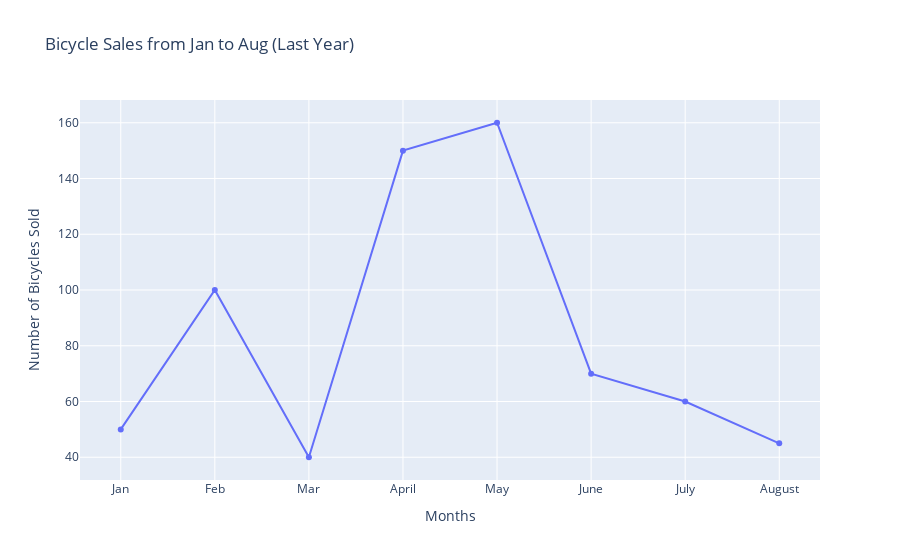

The code cell stored with this chart in its notebook:
### Code cell
# Line Chart – Bicycle Sales Jan–Aug (Adds dots on each data point


# step 1: Create array for bicycle sold.
numberOfBicyclesSold_array= [50,100,40,150,160,70,60,45]

# Ste 2: Create array for months.
months_array=["Jan","Feb","Mar","April","May","June","July","August"]

#  Step 3: Create Line chart.
fig= px.line(
    x=months_array,
    y=numberOfBicyclesSold_array,
    title="Bicycle Sales from Jan to Aug (Last Year)",
    labels={ "x": "Months", "y": "Number of Bicycles Sold"},
    markers=True
        
    
)
fig.show()

### Figure 1 — Plotly figure (JSON) as saved in the notebook; plotly's stock layout.template omitted (floating-point values rounded to 4 significant figures)
{"data": [{"hovertemplate": "Months=%{x}<br>Number of Bicycles Sold=%{y}<extra></extra>", "legendgroup": "", "line": {"color": "#636efa", "dash": "solid"}, "marker": {"symbol": "circle"}, "mode": "lines+markers", "name": "", "orientation": "v", "showlegend": false, "type": "scatter", "x": ["Jan", "Feb", "Mar", "April", "May", "June", "July", "August"], "xaxis": "x", "y": [50, 100, 40, 150, 160, 70, 60, 45], "yaxis": "y"}], "layout": {"legend": {"tracegroupgap": 0}, "title": {"text": "Bicycle Sales from Jan to Aug (Last Year)"}, "xaxis": {"anchor": "y", "domain": [0, 1], "title": {"text": "Months"}}, "yaxis": {"anchor": "x", "domain": [0, 1], "title": {"text": "Number of Bicycles Sold"}}}}
